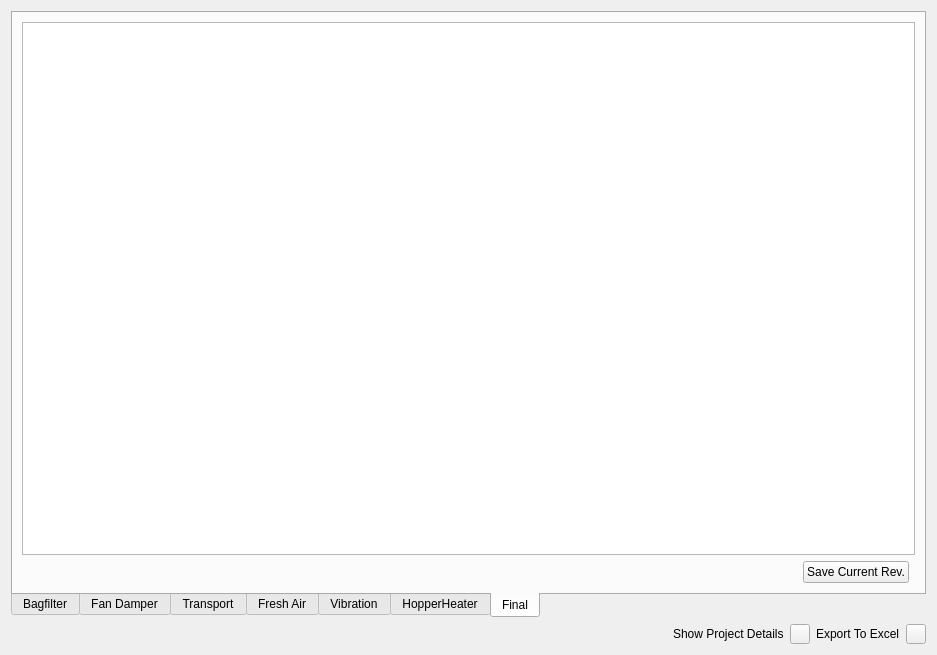
<?xml version="1.0" encoding="UTF-8"?>
<ui version="4.0">
 <class>Form</class>
 <widget class="QWidget" name="Form">
  <property name="geometry">
   <rect>
    <x>0</x>
    <y>0</y>
    <width>937</width>
    <height>655</height>
   </rect>
  </property>
  <property name="windowTitle">
   <string>MainWindow</string>
  </property>
  <property name="styleSheet">
   <string notr="true"/>
  </property>
  <layout class="QGridLayout" name="gridLayout">
   <item row="0" column="0">
    <layout class="QHBoxLayout" name="horizontalLayout">
     <item>
      <widget class="QTabWidget" name="tabWidget">
       <property name="tabPosition">
        <enum>QTabWidget::South</enum>
       </property>
       <property name="currentIndex">
        <number>6</number>
       </property>
       <widget class="QWidget" name="bagfilter_panel_tab">
        <attribute name="title">
         <string>Bagfilter</string>
        </attribute>
        <layout class="QGridLayout" name="gridLayout_8">
         <item row="0" column="0">
          <widget class="QTableView" name="bagfilter_panel_table">
           <property name="selectionMode">
            <enum>QAbstractItemView::SingleSelection</enum>
           </property>
           <property name="selectionBehavior">
            <enum>QAbstractItemView::SelectRows</enum>
           </property>
           <attribute name="horizontalHeaderCascadingSectionResizes">
            <bool>true</bool>
           </attribute>
           <attribute name="verticalHeaderCascadingSectionResizes">
            <bool>true</bool>
           </attribute>
          </widget>
         </item>
        </layout>
       </widget>
       <widget class="QWidget" name="fan_damper_tab">
        <attribute name="title">
         <string>Fan Damper</string>
        </attribute>
        <layout class="QGridLayout" name="gridLayout_6">
         <item row="0" column="0">
          <widget class="QTableView" name="fan_damper_panel_table">
           <property name="selectionMode">
            <enum>QAbstractItemView::SingleSelection</enum>
           </property>
           <property name="selectionBehavior">
            <enum>QAbstractItemView::SelectRows</enum>
           </property>
           <attribute name="horizontalHeaderCascadingSectionResizes">
            <bool>true</bool>
           </attribute>
           <attribute name="verticalHeaderCascadingSectionResizes">
            <bool>true</bool>
           </attribute>
          </widget>
         </item>
        </layout>
       </widget>
       <widget class="QWidget" name="transport_tab">
        <attribute name="title">
         <string>Transport</string>
        </attribute>
        <layout class="QGridLayout" name="gridLayout_2">
         <item row="0" column="0">
          <widget class="QTableView" name="transport_panel_table">
           <property name="selectionMode">
            <enum>QAbstractItemView::SingleSelection</enum>
           </property>
           <property name="selectionBehavior">
            <enum>QAbstractItemView::SelectRows</enum>
           </property>
           <attribute name="horizontalHeaderCascadingSectionResizes">
            <bool>true</bool>
           </attribute>
           <attribute name="verticalHeaderCascadingSectionResizes">
            <bool>true</bool>
           </attribute>
          </widget>
         </item>
        </layout>
       </widget>
       <widget class="QWidget" name="fresh_air_tab">
        <attribute name="title">
         <string>Fresh Air</string>
        </attribute>
        <layout class="QGridLayout" name="gridLayout_3">
         <item row="0" column="0">
          <widget class="QTableView" name="fresh_air_panel_table">
           <property name="selectionMode">
            <enum>QAbstractItemView::SingleSelection</enum>
           </property>
           <property name="selectionBehavior">
            <enum>QAbstractItemView::SelectRows</enum>
           </property>
           <attribute name="horizontalHeaderCascadingSectionResizes">
            <bool>true</bool>
           </attribute>
           <attribute name="verticalHeaderCascadingSectionResizes">
            <bool>true</bool>
           </attribute>
          </widget>
         </item>
        </layout>
       </widget>
       <widget class="QWidget" name="vibration_tab">
        <attribute name="title">
         <string>Vibration</string>
        </attribute>
        <layout class="QGridLayout" name="gridLayout_4">
         <item row="0" column="0">
          <widget class="QTableView" name="vibration_panel_table">
           <property name="selectionMode">
            <enum>QAbstractItemView::SingleSelection</enum>
           </property>
           <property name="selectionBehavior">
            <enum>QAbstractItemView::SelectRows</enum>
           </property>
           <attribute name="horizontalHeaderCascadingSectionResizes">
            <bool>true</bool>
           </attribute>
           <attribute name="verticalHeaderCascadingSectionResizes">
            <bool>true</bool>
           </attribute>
          </widget>
         </item>
        </layout>
       </widget>
       <widget class="QWidget" name="hopper_heater_tab">
        <attribute name="title">
         <string>HopperHeater</string>
        </attribute>
        <layout class="QGridLayout" name="gridLayout_5">
         <item row="0" column="0">
          <widget class="QTableView" name="hopper_heater_panel_table">
           <property name="selectionMode">
            <enum>QAbstractItemView::SingleSelection</enum>
           </property>
           <property name="selectionBehavior">
            <enum>QAbstractItemView::SelectRows</enum>
           </property>
           <attribute name="horizontalHeaderCascadingSectionResizes">
            <bool>true</bool>
           </attribute>
           <attribute name="verticalHeaderCascadingSectionResizes">
            <bool>true</bool>
           </attribute>
          </widget>
         </item>
        </layout>
       </widget>
       <widget class="QWidget" name="summary_tab">
        <attribute name="title">
         <string>Final</string>
        </attribute>
        <layout class="QGridLayout" name="gridLayout_7">
         <item row="1" column="0" colspan="3">
          <widget class="QTableView" name="summary_panel_table">
           <property name="selectionMode">
            <enum>QAbstractItemView::SingleSelection</enum>
           </property>
           <property name="selectionBehavior">
            <enum>QAbstractItemView::SelectRows</enum>
           </property>
           <attribute name="horizontalHeaderCascadingSectionResizes">
            <bool>true</bool>
           </attribute>
           <attribute name="verticalHeaderCascadingSectionResizes">
            <bool>true</bool>
           </attribute>
          </widget>
         </item>
         <item row="2" column="0">
          <spacer name="horizontalSpacer_2">
           <property name="orientation">
            <enum>Qt::Horizontal</enum>
           </property>
           <property name="sizeHint" stdset="0">
            <size>
             <width>40</width>
             <height>20</height>
            </size>
           </property>
          </spacer>
         </item>
         <item row="2" column="1">
          <widget class="QPushButton" name="save_current_rev_btn">
           <property name="text">
            <string>Save Current Rev.</string>
           </property>
          </widget>
         </item>
        </layout>
       </widget>
      </widget>
     </item>
    </layout>
   </item>
   <item row="1" column="0">
    <layout class="QHBoxLayout" name="horizontalLayout_2">
     <item>
      <spacer name="horizontalSpacer">
       <property name="orientation">
        <enum>Qt::Horizontal</enum>
       </property>
       <property name="sizeHint" stdset="0">
        <size>
         <width>40</width>
         <height>20</height>
        </size>
       </property>
      </spacer>
     </item>
     <item>
      <widget class="QLabel" name="label_2">
       <property name="maximumSize">
        <size>
         <width>16777215</width>
         <height>16777215</height>
        </size>
       </property>
       <property name="text">
        <string>Show Project Details</string>
       </property>
      </widget>
     </item>
     <item alignment="Qt::AlignRight|Qt::AlignVCenter">
      <widget class="QPushButton" name="show_datail_btn">
       <property name="maximumSize">
        <size>
         <width>20</width>
         <height>20</height>
        </size>
       </property>
       <property name="sizeIncrement">
        <size>
         <width>0</width>
         <height>0</height>
        </size>
       </property>
       <property name="text">
        <string/>
       </property>
       <property name="icon">
        <iconset>
         <normaloff>../../assets/check-list.png</normaloff>../../assets/check-list.png</iconset>
       </property>
      </widget>
     </item>
     <item alignment="Qt::AlignRight|Qt::AlignVCenter">
      <widget class="QLabel" name="label">
       <property name="maximumSize">
        <size>
         <width>100</width>
         <height>16777215</height>
        </size>
       </property>
       <property name="text">
        <string>Export To Excel</string>
       </property>
      </widget>
     </item>
     <item alignment="Qt::AlignRight|Qt::AlignVCenter">
      <widget class="QPushButton" name="excel_btn">
       <property name="maximumSize">
        <size>
         <width>20</width>
         <height>20</height>
        </size>
       </property>
       <property name="sizeIncrement">
        <size>
         <width>0</width>
         <height>0</height>
        </size>
       </property>
       <property name="text">
        <string/>
       </property>
       <property name="icon">
        <iconset>
         <normaloff>../../assets/excel.png</normaloff>../../assets/excel.png</iconset>
       </property>
      </widget>
     </item>
    </layout>
   </item>
  </layout>
 </widget>
 <resources/>
 <connections/>
</ui>
